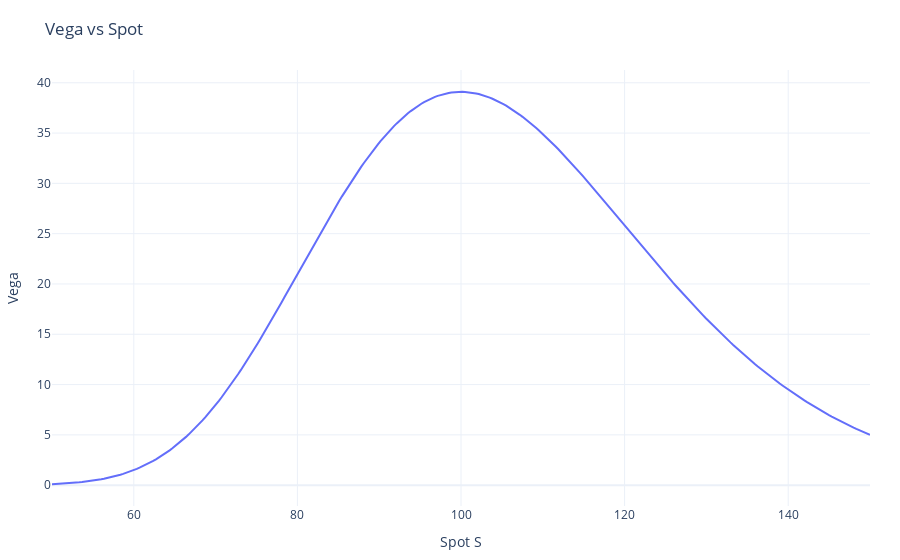

The notebook cell this image was saved under:
### Markdown cell above
#### Vega vs Spot

Vega measures sensitivity to volatility.

**Intuition:** Vega is hedged with liquid vanilla options (often ATM), not with the underlying.

### Code cell
vega_vals = [vega(S, **params) for S in S_grid]
line_plot(S_grid, vega_vals, "Vega vs Spot", "Spot S", "Vega", "Vega").show()

### Figure 1 — Plotly figure (JSON) as saved in the notebook; plotly's stock layout.template omitted (floating-point values rounded to 4 significant figures; data arrays with more than 128 entries replaced by an {"elided": "..."} marker saying what was removed)
{"data": [{"mode": "lines", "name": "Vega", "type": "scatter", "x": {"elided": "300 float values"}, "y": {"elided": "300 float values"}}], "layout": {"legend": {"orientation": "h", "x": 1, "xanchor": "right", "y": 1.02, "yanchor": "bottom"}, "margin": {"b": 50, "l": 50, "r": 30, "t": 70}, "title": {"text": "Vega vs Spot"}, "xaxis": {"title": {"text": "Spot S"}}, "yaxis": {"title": {"text": "Vega"}}}}
